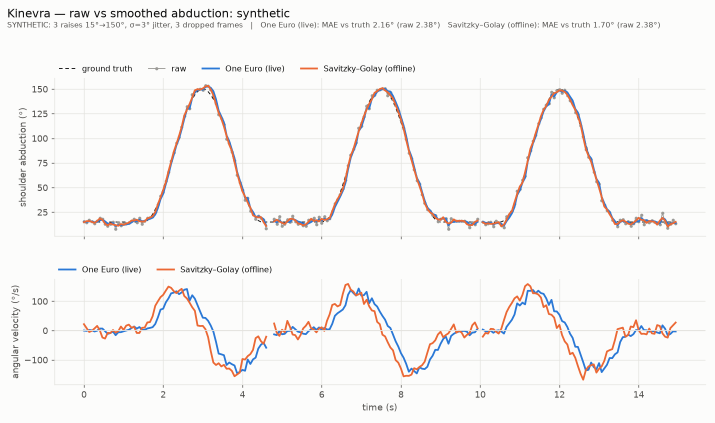
#> input picture eval/smoothing_synthetic.png, 1430 x 845 px (shown at 1/2 size)
$ python -i preprocess.py   (imports and definitions only)
#> lines starting #> are read from the running program, lines starting #| are printed output that depends on the picture
#> further down, picture is the input picture: shape (845, 1430, 3); mean B, G, R 244.9, 245.9, 247.2
"""Image preprocessing: resize, colour conversion, CLAHE, ROI crop + upsample.

Mirroring is for display only (`mirror_for_display`); analysis always uses the unmirrored
frame so that left/right landmark semantics stay correct.
"""

from __future__ import annotations

from collections.abc import Iterable
from dataclasses import dataclass

import cv2
import numpy as np

from kinevra.vision.types import Image


# [9 lines left out: function resize_to_width, not called in this run]


def to_rgb(image: Image) -> Image:
    return np.asarray(cv2.cvtColor(image, cv2.COLOR_BGR2RGB), dtype=np.uint8)


# [4 lines left out: function to_gray, not called in this run]


def apply_clahe(image: Image, clip_limit: float = 2.0, tile_grid: int = 8) -> Image:
    """Contrast-limited histogram equalisation on the L channel (keeps colours stable)."""
#> called with clip_limit = 2, tile_grid = 8
    clahe = cv2.createCLAHE(clipLimit=clip_limit, tileGridSize=(tile_grid, tile_grid))
    if image.ndim == 2:
        return np.asarray(clahe.apply(image), dtype=np.uint8)
    lab = cv2.cvtColor(image, cv2.COLOR_BGR2LAB)
#> lab: shape (845, 1430, 3); mean of channels 0, 1, 2 247.8, 128.7, 129.2
    lightness, a, b = cv2.split(lab)
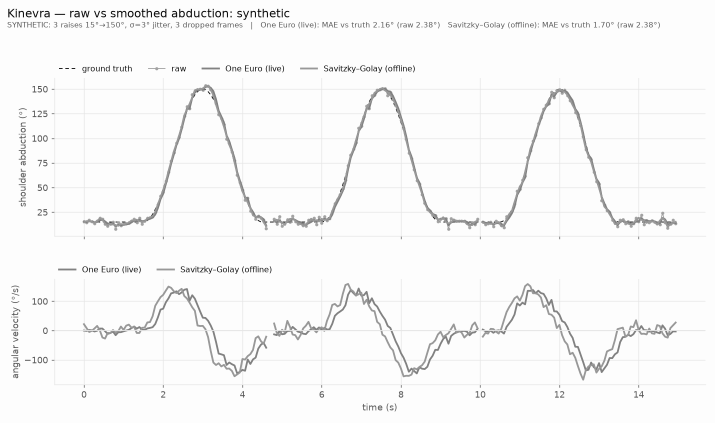
#> lightness: shape (845, 1430) (shown at 1/2 size); min 8, max 253, mean 247.8
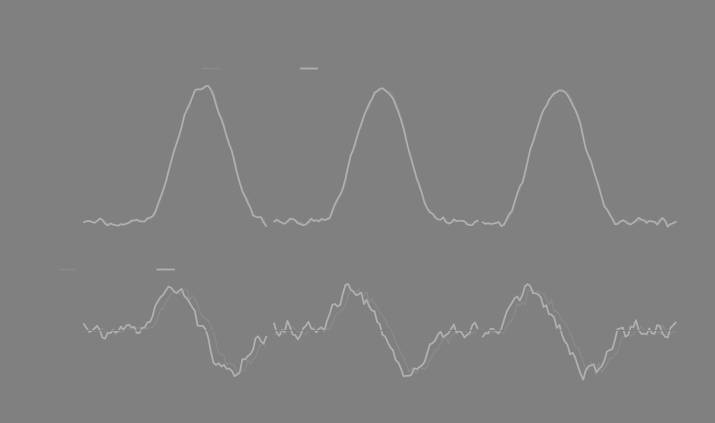
#> a: shape (845, 1430) (shown at 1/2 size); min 125, max 176, mean 128.7
    lab = cv2.merge((clahe.apply(lightness), a, b))
#> lab: shape (845, 1430, 3); mean of channels 0, 1, 2 247.4, 128.7, 129.2
    return np.asarray(cv2.cvtColor(lab, cv2.COLOR_LAB2BGR), dtype=np.uint8)


def mirror_for_display(image: Image) -> Image:
    return np.asarray(cv2.flip(image, 1), dtype=np.uint8)


@dataclass(frozen=True, slots=True)
class Roi:
    """Pixel rectangle in the full frame, plus the full-frame size for coordinate mapping."""

    x: int
    y: int
    w: int
    h: int
    frame_w: int
    frame_h: int

    # [51 lines left out: functions to_full_norm, from_full_norm, roi_from_points, crop_roi, not called in this run]

>>> import cv2
>>> picture = cv2.imread('../../eval/smoothing_synthetic.png')
>>> result = apply_clahe(picture)
